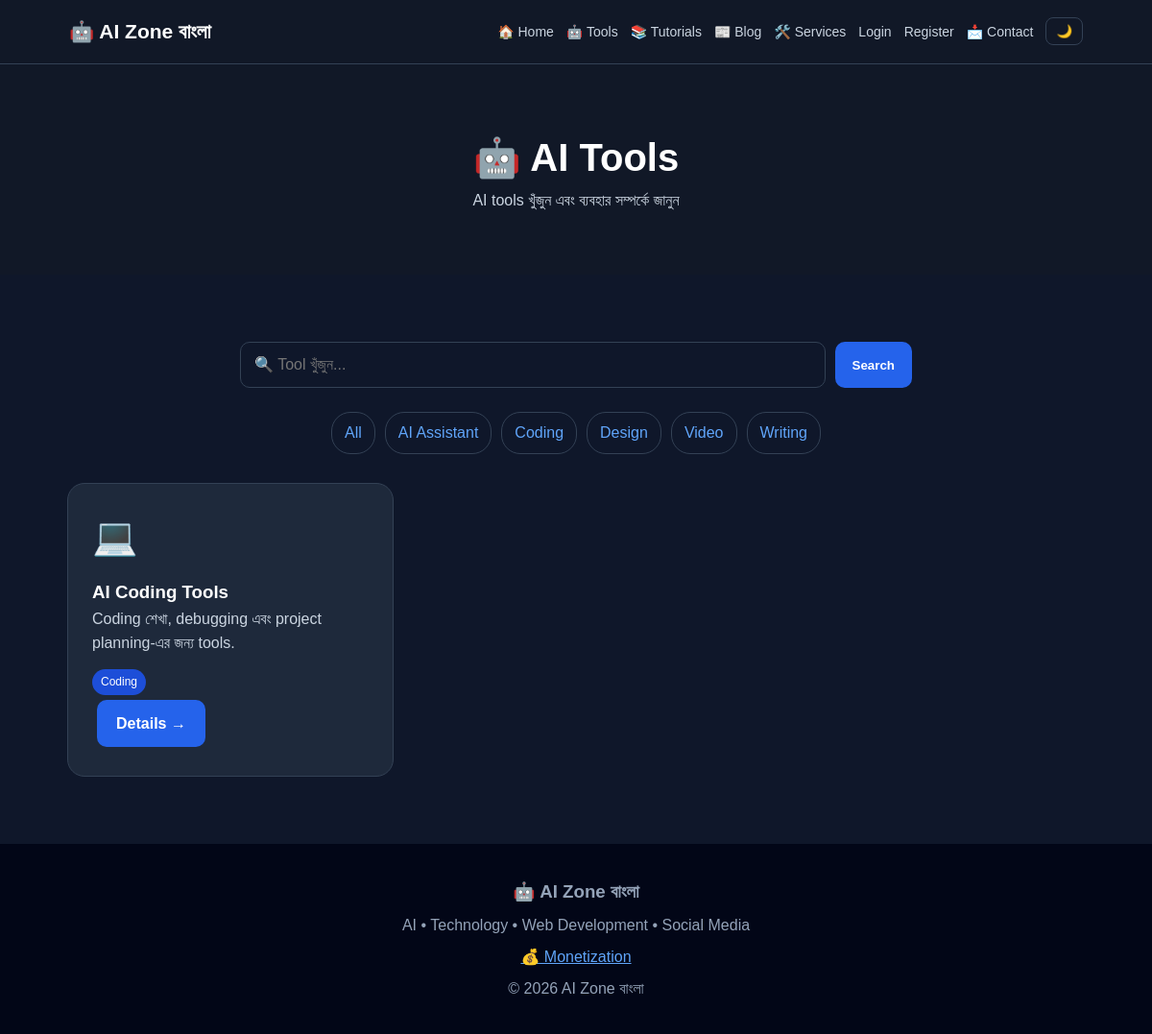
The page /tools?category=Coding on the database its author committed.
### tables this page shows
CREATE TABLE tools (
            id INTEGER PRIMARY KEY AUTOINCREMENT,
            name TEXT UNIQUE NOT NULL,
            slug TEXT UNIQUE NOT NULL,
            category TEXT NOT NULL,
            icon TEXT NOT NULL,
            description TEXT NOT NULL,
            affiliate_url TEXT DEFAULT '#',
            clicks INTEGER DEFAULT 0
        );

### app.py (the view)
@app.route("/tools")
def tools():
    track("/tools")
    category = request.args.get("category", "")
    search = request.args.get("q", "")
    con = db()
    if search:
        rows = con.execute("""
            SELECT * FROM tools
            WHERE name LIKE ? OR category LIKE ? OR description LIKE ?
            ORDER BY name
        """, (f"%{search}%", f"%{search}%", f"%{search}%")).fetchall()
    elif category:
        rows = con.execute("""
            SELECT * FROM tools
            WHERE category = ?
            ORDER BY name
        """, (category,)).fetchall()
    else:
        rows = con.execute(
            "SELECT * FROM tools ORDER BY name"
        ).fetchall()
    categories = con.execute(
        "SELECT DISTINCT category FROM tools ORDER BY category"
    ).fetchall()
    con.close()
    return render_template(
        "tools.html",
        tools=rows,
        categories=categories,
        search=search,
        selected_category=category
    )

### app.py (called while the page is built)
def db():
    con = sqlite3.connect(DB)
    con.row_factory = sqlite3.Row
    return con

def track(page):
    con = db()
    con.execute("INSERT INTO visits (page) VALUES (?)", (page,))
    con.commit()
    con.close()

### templates/tools.html (shortened to what this page needs)
{% extends "base.html" %}
{% block content %}
<section class="page-header">
<h1>🤖 AI Tools</h1>
<p>AI tools খুঁজুন এবং ব্যবহার সম্পর্কে জানুন</p>
</section>
<section class="section">
<form class="search-box" method="GET">
<input
type="search"
name="q"
value="{{ search }}"
placeholder="🔍 Tool খুঁজুন...">
<button type="submit">
Search
</button>
</form>
<div class="category-row">
<a href="/tools">All</a>
{% for category in categories %}
<a href="/tools?category={{ category['category'] }}">
{{ category['category'] }}
</a>
{% endfor %}
</div>
<div class="cards">
{% for tool in tools %}
<div class="card">
<div class="icon">
{{ tool['icon'] }}
</div>
<h3>
{{ tool['name'] }}
</h3>
<p>
{{ tool['description'] }}
</p>
<span class="tag">
{{ tool['category'] }}
</span>
<br>
<a class="btn primary"
href="/tool/{{ tool['slug'] }}">
Details →
</a>
</div>
{% else %}
<p>কোনো tool পাওয়া যায়নি।</p>
{% endfor %}
</div>
</section>
{% endblock %}

### static/style.css (style rules this page uses)
* { margin: 0; padding: 0; box-sizing: border-box; }
:root { --bg: #0f172a; --card: #1e293b; --nav: #111827; --text: #ffffff; --muted: #cbd5e1; --border: #334155; --primary: #2563eb; --accent: #60a5fa; }
body { font-family: Arial, sans-serif; background: var(--bg); color: var(--text); line-height: 1.6; transition: 0.3s; }
a { color: var(--accent); }
.btn { display: inline-block; padding: 12px 20px; margin: 5px; border-radius: 10px; text-decoration: none; font-weight: bold; }
.primary { background: var(--primary); color: white; }
.section { max-width: 1100px; margin: auto; padding: 70px 20px; }
.cards { display: grid; grid-template-columns: repeat(3, 1fr); gap: 20px; }
.card { background: var(--card); padding: 25px; border-radius: 18px; border: 1px solid var(--border); transition: 0.2s; }
.icon { font-size: 38px; margin-bottom: 12px; }
.card p { color: var(--muted); }
.tag { display: inline-block; margin-top: 14px; padding: 4px 9px; background: #1d4ed8; color: white; border-radius: 20px; font-size: 12px; }
.page-header { text-align: center; padding: 65px 20px; background: var(--nav); }
.page-header h1 { font-size: 40px; }
.page-header p { color: var(--muted); }
.search-box { display: flex; max-width: 700px; margin: 0 auto 25px; gap: 10px; }
input, textarea, select { width: 100%; padding: 14px; border: 1px solid var(--border); border-radius: 10px; background: var(--bg); color: var(--text); font-size: 16px; }
button { padding: 13px 18px; border: none; border-radius: 10px; background: var(--primary); color: white; font-weight: bold; cursor: pointer; }
.category-row { display: flex; flex-wrap: wrap; justify-content: center; gap: 10px; margin-bottom: 30px; }
.category-row a { text-decoration: none; padding: 8px 13px; border: 1px solid var(--border); border-radius: 20px; }

### rows shown on the page
tools: category "AI Assistant"
tools: category "Design"
tools: category "Video"
tools: category "Writing"
tools: icon "💻", name "AI Coding Tools", description "Coding শেখা, debugging এবং project planning-এর জন্য tools.", category "Coding"

### other values the page prints
{{ category['category'] }} "Coding"
